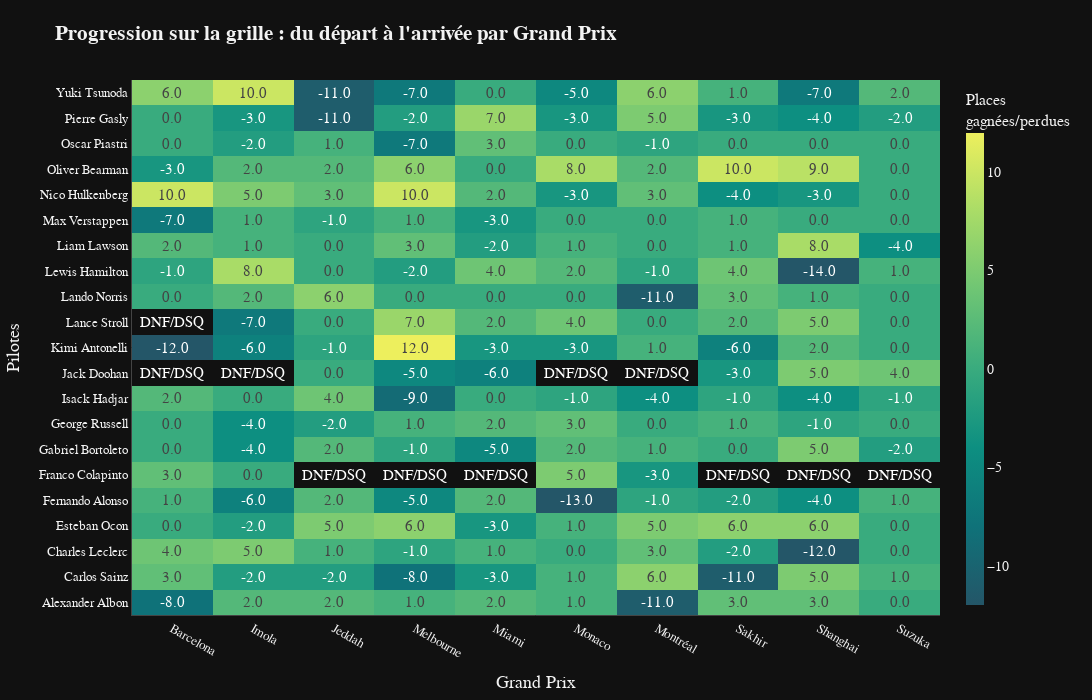

Notebook code cell kept with this figure:
### Markdown cell above
### 🔥 Heatmap progression grille/arrivée par GP
Visualisation des places gagnées/perdues par pilote et par course.

### Code cell
df_results['delta'] = df_results['GridPosition'] - df_results['Position']
pivot = df_results.pivot_table(
    index='FullName',
    columns='event',
    values='delta'
)

# On crée les matrices pour afficher grid et arrival en hover
gridpos = df_results.pivot_table(index='FullName', columns='event', values='GridPosition')
arrpos  = df_results.pivot_table(index='FullName', columns='event', values='Position')

hovertext = np.empty(pivot.shape, dtype=object)
for i, name in enumerate(pivot.index):
    for j, ev in enumerate(pivot.columns):
        val = pivot.iloc[i, j]
        grid = gridpos.iloc[i, j]
        arr  = arrpos.iloc[i, j]
        hovertext[i, j] = (
            f"Grand Prix : <b>{ev}</b><br>"
            f"Pilote : <b>{name}</b><br>"
            f"Positions gagnées/perdues : <b>{'+' if pd.notna(val) and val > 0 else ''}{val if pd.notna(val) else 'N/A'}</b><br>"
            f"Position départ : <b>{int(grid) if pd.notna(grid) else 'N/A'}</b><br>"
            f"Position arrivée : <b>{int(arr) if pd.notna(arr) else 'N/A'}</b>"
        )

fig = go.Figure(
    data=go.Heatmap(
        z=pivot.values,
        x=pivot.columns,
        y=pivot.index,
        customdata=hovertext,
        hovertemplate='%{customdata}<extra></extra>',
        colorscale='Aggrnyl', 
        colorbar=dict(
            title="Places<br>gagnées/perdues",
            thickness=18,
            tickfont=dict(color='#F2F2F2', size=14),
            title_font=dict(color='#F2F2F2', size=16)
        ),
        reversescale=False,
        zmin=-12,  # Ajustez selon vos valeurs min/max pour un meilleur contraste
        zmax=12,
        text= np.where(np.isnan(pivot.values), "DNF/DSQ", pivot.values),
        texttemplate="%{text}"
    )
)

fig.update_layout(
    title="<b>Progression sur la grille : du départ à l'arrivée par Grand Prix</b>",
    xaxis_title="Grand Prix",
    yaxis_title="Pilotes",
    template="plotly_dark",
    font=dict(family="Montserrat, Arial", size=15, color="#F2F2F2"),
    height=700, width=1150,
    margin=dict(l=120, r=50, t=80, b=40),
    xaxis=dict(
        showgrid=False,
        tickangle=30,
        linecolor='#444',
        tickfont=dict(size=13, color='#F2F2F2')
    ),
    yaxis=dict(
        showgrid=False,
        linecolor='#444',
        tickfont=dict(size=13, color='#F2F2F2')
    )
)
fig.show()

### Figure 1 — Plotly figure (JSON) as saved in the notebook; plotly's stock layout.template omitted (floating-point values rounded to 4 significant figures; data arrays with more than 128 entries replaced by an {"elided": "..."} marker saying what was removed)
{"data": [{"colorbar": {"thickness": 18, "tickfont": {"color": "#F2F2F2", "size": 14}, "title": {"font": {"color": "#F2F2F2", "size": 16}, "text": "Places<br>gagnées/perdues"}}, "colorscale": [[0, "rgb(36, 86, 104)"], [0.1667, "rgb(15, 114, 121)"], [0.3333, "rgb(13, 143, 129)"], [0.5, "rgb(57, 171, 126)"], [0.6667, "rgb(110, 197, 116)"], [0.8333, "rgb(169, 220, 103)"], [1, "rgb(237, 239, 93)"]], "customdata": {"elided": "21x10 str values"}, "hovertemplate": "%{customdata}<extra></extra>", "reversescale": false, "text": {"elided": "21x10 str values"}, "texttemplate": "%{text}", "type": "heatmap", "x": ["Barcelona", "Imola", "Jeddah", "Melbourne", "Miami", "Monaco", "Montréal", "Sakhir", "Shanghai", "Suzuka"], "y": ["Alexander Albon", "Carlos Sainz", "Charles Leclerc", "Esteban Ocon", "Fernando Alonso", "Franco Colapinto", "Gabriel Bortoleto", "George Russell", "Isack Hadjar", "Jack Doohan", "Kimi Antonelli", "Lance Stroll", "Lando Norris", "Lewis Hamilton", "Liam Lawson", "Max Verstappen", "Nico Hulkenberg", "Oliver Bearman", "Oscar Piastri", "Pierre Gasly", "Yuki Tsunoda"], "z": {"elided": "21x10 float values"}, "zmax": 12, "zmin": -12}], "layout": {"font": {"color": "#F2F2F2", "family": "Montserrat, Arial", "size": 15}, "height": 700, "margin": {"b": 40, "l": 120, "r": 50, "t": 80}, "title": {"text": "<b>Progression sur la grille : du départ à l'arrivée par Grand Prix</b>"}, "width": 1150, "xaxis": {"linecolor": "#444", "showgrid": false, "tickangle": 30, "tickfont": {"color": "#F2F2F2", "size": 13}, "title": {"text": "Grand Prix"}}, "yaxis": {"linecolor": "#444", "showgrid": false, "tickfont": {"color": "#F2F2F2", "size": 13}, "title": {"text": "Pilotes"}}}}
